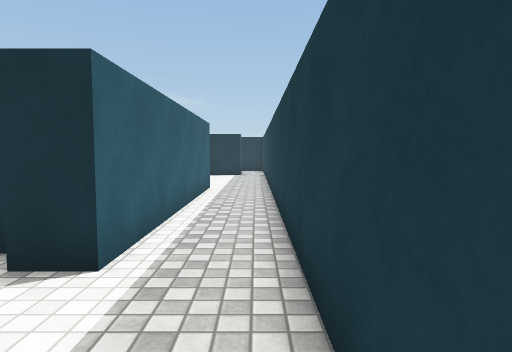
[1] (above)

18 first-person views from a walk through a 3-D level made in the Unity game engine. The camera is 1.3 m above the floor, tilts 4° down and sees 75° across. The floor is counted in squares, 1 m on a side. Each view is taken from the middle of a square. On the plan, view 1 faces up. The plan holds only what a view shows up to about 14 squares ahead; the rest is blank. The place goes on beyond the plan. Surface patterns are stand-ins for the level's own textures.

[2]
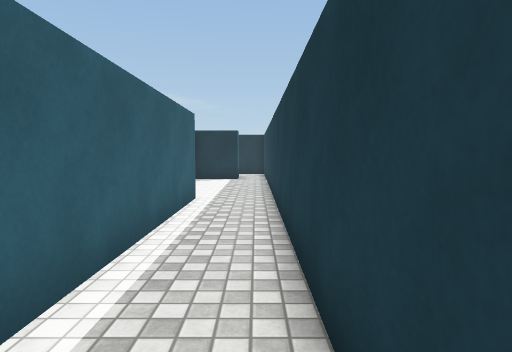

[3]
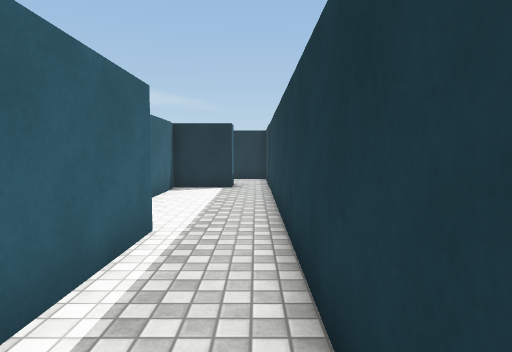

[4]
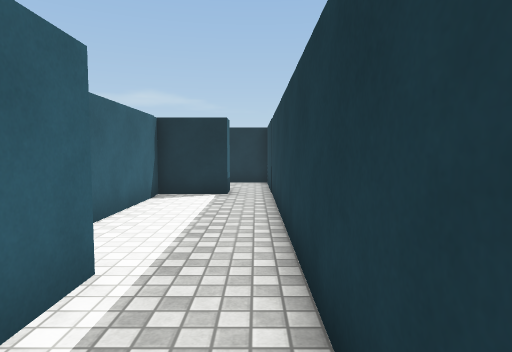

[5]
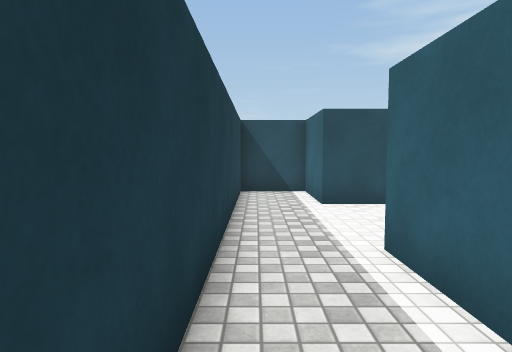

[6]
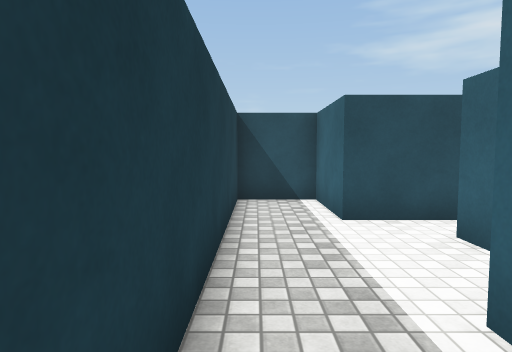

[7]
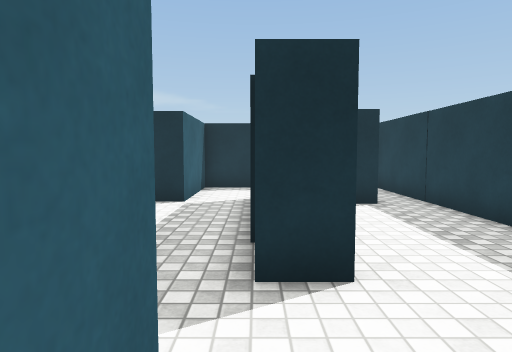

[8]
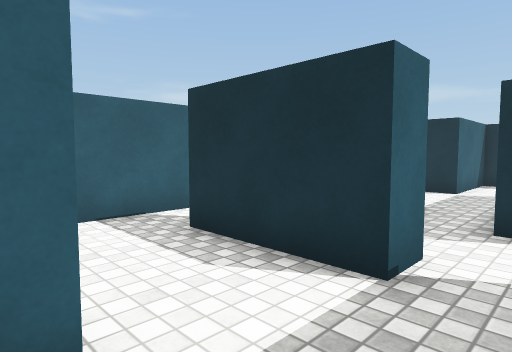

[9]
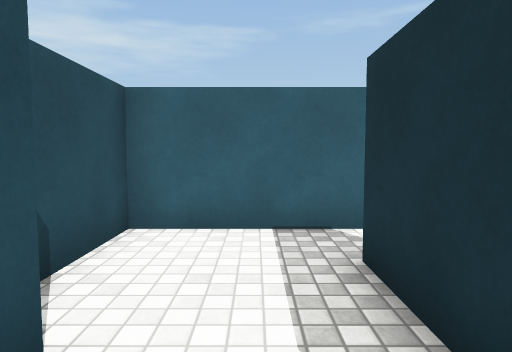

[10]
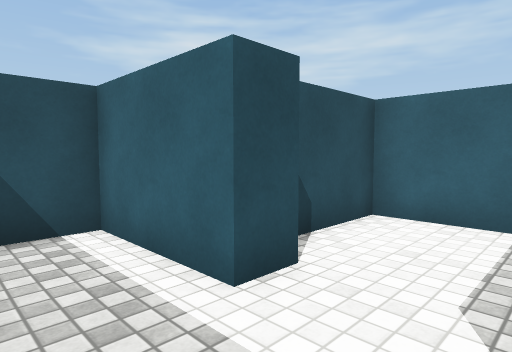

[11]
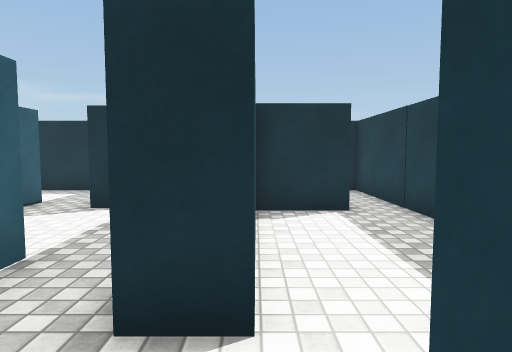

[12]
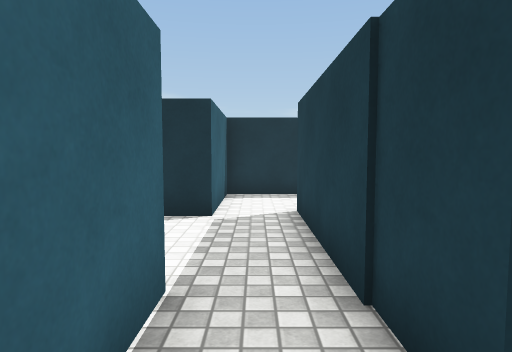

[13]
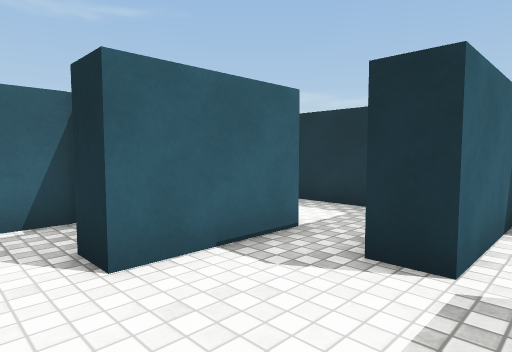

[14]
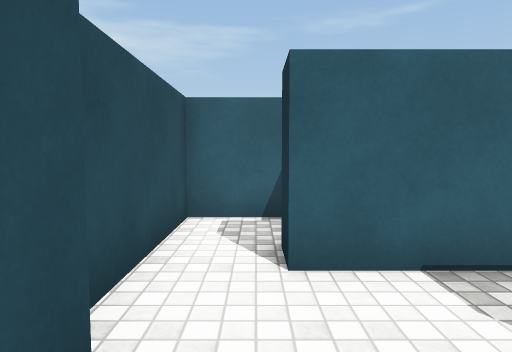

[15]
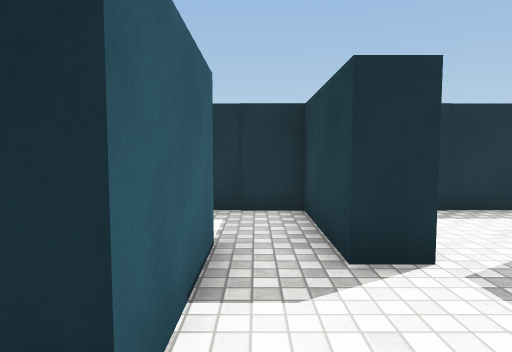

[16]
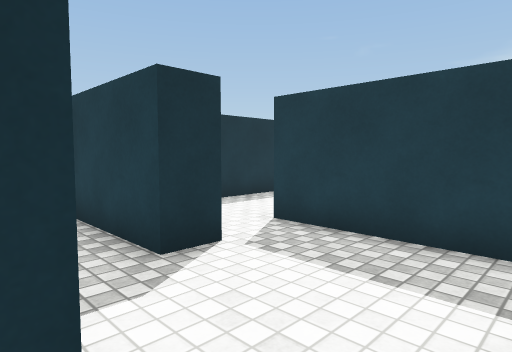

[17]
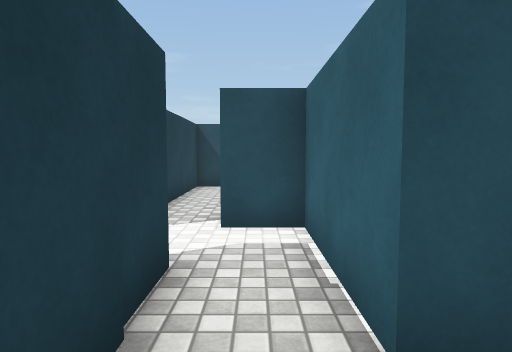

[18]
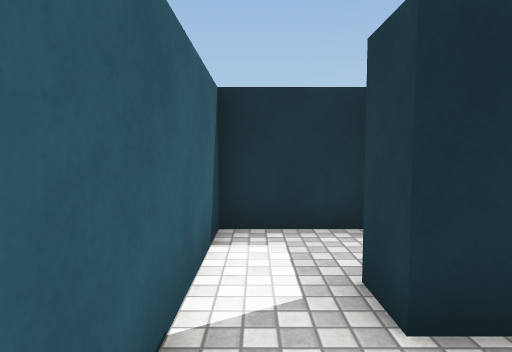

### Floor plan
Points are (right, up) in squares from view 1. A wall is a line through its corners. A room is listed if a view was taken in it or the views show most of it. See-through windows are left out.
Room 1 (views 1, 2, 3, 4, 5, 6, 12)
walls: (-1.7, 12.5) (-1.7, 3.6) (-2.8, 3.6); (-3, 14.3) (-4.1, 14.3); (-5.8, 14.4) (-5.8, 12.3) (-4.4, 12.3); (-3, 1.8) (-3, 0.9); (-1.7, -0.4) (-1.7, -3.2) (0.5, -3.2) (0.5, 19.5); (-0.9, 19.4) (-3, 19.4) (-3, 15)
ways out: opening at (-3.5, 12) to room 2; opening at (-5, 15.5) to room 3; opening at (0, 20) to room 4; opening at (-3, 0); opening at (-3, 3)
Room 2 (views 7, 8, 9, 10, 11, 18)
walls: (-6.1, 8.6) (-5.1, 8.6) (-5.1, 5.2) (-2.7, 5.2) (-2.7, 9.5); (-4.4, 12.3) (-4.4, 11.3) (-7.9, 11.3) (-7.9, 12.4); (-7.1, 14.6) (-9.6, 14.6) (-9.6, 7.8) (-7, 7.8)
ways out: opening at (-3.5, 12) to room 1
Room 3 (views 13, 14, 15, 16, 17)
walls: (-6.9, 16.1) (-5.8, 16.1) (-5.8, 14.4); (-5.8, 19.8) (-6.9, 19.8); (-8.6, 19.6) (-8.6, 17.4) (-9.6, 17.4); (-4.1, 14.3) (-4.1, 20.5); (-11.6, 18) (-11.6, 15.6) (-7.6, 15.6)
ways out: opening at (-5, 15.5) to room 1; opening at (-5, 20) to room 4; opening at (-8, 20)
Room 4 (no view inside)
walls: (-0.9, 20.2) (-0.9, 19.4); (0.5, 19.5) (0.5, 23.5) (-5.8, 23.5) (-5.8, 19.8)
ways out: opening at (0, 20) to room 1; opening at (-5, 20) to room 3

Where each view was taken, in squares from view 1:
view 1: 0 up, 0 right, facing up
view 2: 3 up, 0 right, facing up
view 3: 7 up, 0 right, facing up
view 4: 9 up, 0 right, facing up
view 5: 8 up, 0 right, facing down
view 6: 6 up, 0 right, facing down
view 7: 11 up, 4 left, facing up
view 8: 8 up, 3 left, facing up-left
view 9: 10 up, 4 left, facing left
view 10: 11 up, 3 left, facing down-left
view 11: 12 up, 3 left, facing up
view 12: 13 up, 5 left, facing up
view 13: 16 up, 5 left, facing up-left
view 14: 17 up, 5 left, facing left
view 15: 16 up, 8 left, facing up
view 16: 16 up, 9 left, facing up-right
view 17: 18 up, 5 left, facing down
view 18: 9 up, 9 left, facing up
